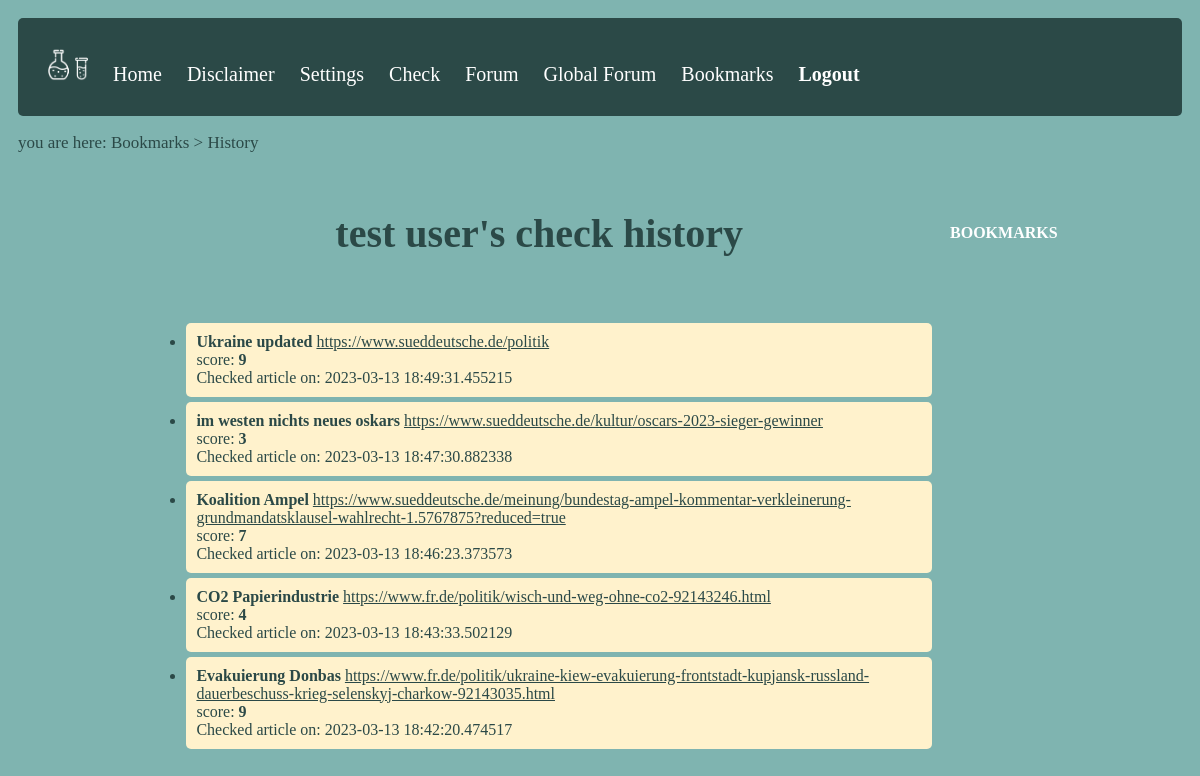
The page /history (signed in) on the database its author committed.
### app/models.py (models this page shows, shortened)
class User(UserMixin, db.Model):
    id = db.Column(db.Integer, primary_key = True) #parameter takes datatype, primary_key is the key that identifies this row uniquely
    username = db.Column(db.String(64), index = True, unique = True) #unique parametre says there is only unique user names like instagram
    email = db.Column(db.String(64), index = True, unique = True)
    password_hash = db.Column(db.String(128))
    posts = db.relationship('Post', backref='author', lazy='dynamic')
    scored = db.relationship('History', backref='person', lazy='dynamic')
    last_seen = db.Column(db.DateTime, default=datetime.utcnow)
    followed = db.relationship('User', secondary=followers, #links User instances to other User instances
        primaryjoin=(followers.c.follower_id == id),
        secondaryjoin=(followers.c.followed_id == id),
        backref=db.backref('followers', lazy='dynamic'), lazy='dynamic') #dynamic: query only runs when specifically requested
    liked = db.relationship('PostLike',
        foreign_keys='PostLike.user_id',
        backref='user', lazy='dynamic')

class History(db.Model):
    id = db.Column(db.Integer, primary_key = True)
    url = db.Column(db.String(120))
    title = db.Column(db.String(140))
    score = db.Column(db.Integer)
    bookmark = db.Column(db.Integer)
    user_id = db.Column(db.Integer, db.ForeignKey('user.id'))
    timestamp = db.Column(db.DateTime, index=True, default=datetime.utcnow)

### app/routes.py (the view)
@App.route('/history', methods = ['GET', 'POST'])
@login_required
def history():
    page = request.args.get('page', 1, type=int)
    bookmarks = db.session.query(History).filter(History.user_id==current_user.id).order_by(History.id.desc()).paginate(page=page,
    per_page=App.config['ENTRIES_PER_PAGE'], error_out=False)
    next_url = url_for('history', page=bookmarks.next_num) \
        if bookmarks.has_next else None
    prev_url = url_for('history', page=bookmarks.prev_num) \
        if bookmarks.has_prev else None
    return render_template('history.html', title='History',
    bookmarks=bookmarks.items, next_url=next_url, prev_url=prev_url)

### app/models.py (called while the page is built)
@login.user_loader
def load_user(id):
    return User.query.get(int(id))

### app/routes.py (called while the page is built)
@App.before_request
def before_request():
    if current_user.is_authenticated:
        current_user.last_seen = datetime.utcnow()
        db.session.commit()

### app/templates/history.html
{% extends "base.html" %}
{% block content %}
<p class="location">you are here: Bookmarks > History </p>
<table style="table-layout:auto" class="center" width="80%">
    <tr>
    <th><h1 style="padding: 10px">{{ current_user.username }}'s check history</h1></th>
    <th><a href="{{ url_for('bookmarked') }}" style="padding:5px">   BOOKMARKS </a></th>
    </tr>
    {% include '_entries.html' %}
</table>
{% endblock %}

### app/templates/_entries.html (shortened to what this page needs)
<tr>
    <td class="bookmark"><ul>
    {% for bookmark in bookmarks %}
      <li><b>{{ bookmark.title }}</b> <u>{{ bookmark.url }}</u>
        <br>score: <b style="color:FFD966">{{ bookmark.score }}</b><br>
      Checked article on: {{ bookmark.timestamp }}</li>
    {% endfor %}
    </ul>
    </td>
</tr>

### app/static/style.css (style rules this page uses)
html * { font-family: Tahoma !important; }
body { background: #7FB4B0; color: #2B4947; padding: 10px }
h1 { font-size: 40px; }
a { text-decoration: none; color: #FFFFFF; }
.center { margin-left: auto; margin-right: auto; }
.bookmark { color: #FFFFFF; padding: 10px; }
.bookmark li { background: #FFF2CC; color: #2B4947; padding: 10px; border-radius: 5px; margin-bottom: 5px; }
.location { font-size: 17px; color: #2B4947; }

### rows shown on the page
User: username "test user"
History: title "Ukraine updated", url "https://www.sueddeutsche.de/politik", score "9", timestamp "2023-03-13 18:49:31.455215"
History: title "im westen nichts neues oskars", url "https://www.sueddeutsche.de/kultur/oscars-2023-sieger-gewinner", score "3", timestamp "2023-03-13 18:47:30.882338"
History: title "Koalition Ampel", url "https://www.sueddeutsche.de/meinung/bundestag-ampel-kommentar-verkleinerung-grundmandatsklausel-wahlrecht-1.5767875?reduced=true", score "7", timestamp "2023-03-13 18:46:23.373573"
History: title "CO2 Papierindustrie", url "https://www.fr.de/politik/wisch-und-weg-ohne-co2-92143246.html", score "4", timestamp "2023-03-13 18:43:33.502129"
History: title "Evakuierung Donbas", url "https://www.fr.de/politik/ukraine-kiew-evakuierung-frontstadt-kupjansk-russland-dauerbeschuss-krieg-selenskyj-charkow-92143035.html", score "9", timestamp "2023-03-13 18:42:20.474517"
